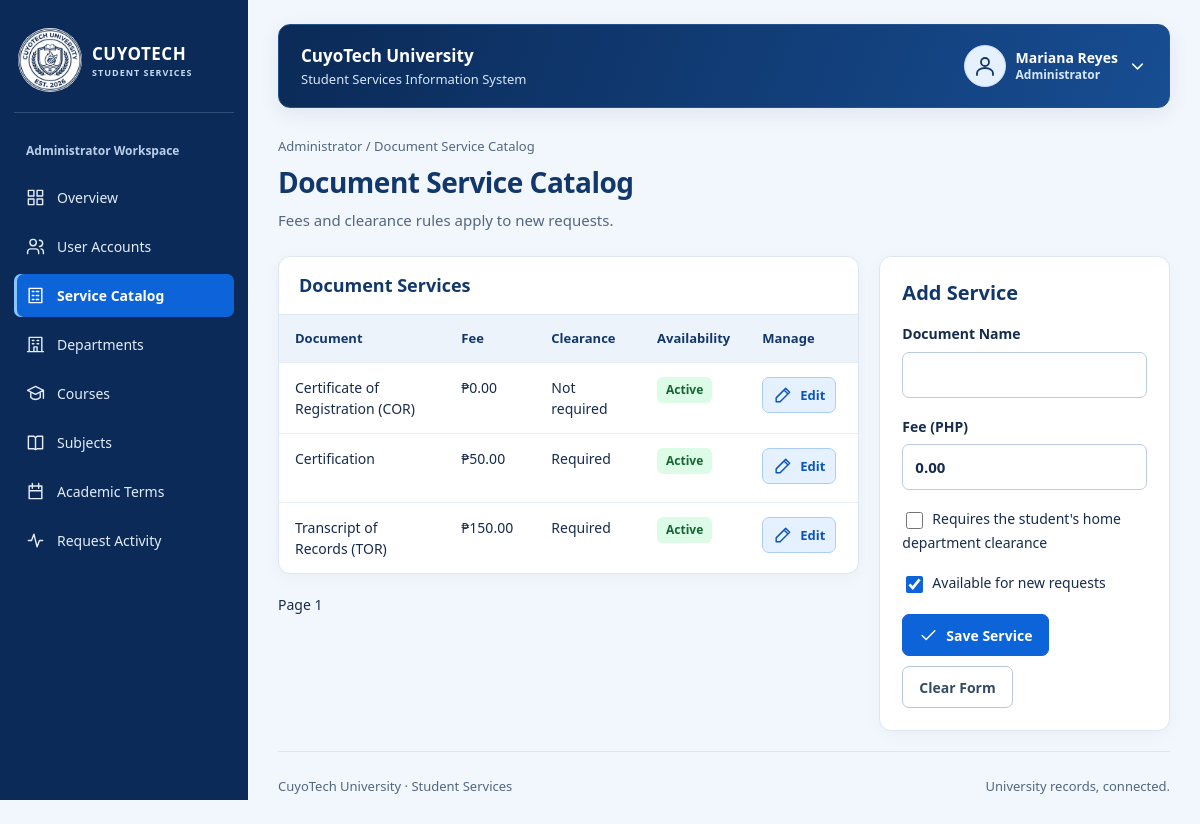
Page /admin/service-catalog.php (signed in) on the committed database.
### tables this page shows
CREATE TABLE IF NOT EXISTS staff_users (
    staff_id INT AUTO_INCREMENT PRIMARY KEY,
    account_id INT NOT NULL UNIQUE,
    department_id INT NULL,
    first_name VARCHAR(200) NOT NULL,
    last_name VARCHAR(200) NOT NULL,
    staff_role VARCHAR(20) NOT NULL,
    access_scope VARCHAR(20) NOT NULL DEFAULT 'UNIVERSITY',
    FOREIGN KEY (account_id) REFERENCES accounts(account_id),
    FOREIGN KEY (department_id) REFERENCES departments(department_id)
);

CREATE TABLE IF NOT EXISTS document_types (
    document_type_id INT AUTO_INCREMENT PRIMARY KEY,
    document_name VARCHAR(120) NOT NULL UNIQUE,
    fee_amount DECIMAL(10,2) NOT NULL,
    clearance_required BOOLEAN NOT NULL,
    is_active BOOLEAN NOT NULL DEFAULT TRUE
);

### config/database.php (called while the page is built)
<?php
function config(): array
{
    return [
        'host' => '127.0.0.1',
        'port' => '3306',
        'database' => 'cuyotech_ssis_db',
        'username' => 'root',
        'password' => '',
        'base_url' => '/CuyoTech-SSIS',
        'campus_image' => '',
        'grade_values' => [],
    ];
}
function db(): PDO
{
    static $pdo;
    if (!$pdo) {
        $c = config();
        $pdo = new PDO(
            "mysql:host={$c['host']};port={$c['port']};dbname={$c['database']}",
            $c['username'],
            $c['password'],
            [
                PDO::ATTR_ERRMODE => PDO::ERRMODE_EXCEPTION,
                PDO::ATTR_DEFAULT_FETCH_MODE => PDO::FETCH_ASSOC,
                PDO::ATTR_EMULATE_PREPARES => false,
            ]
        );
        $pdo->exec("SET time_zone = '+00:00'");
    }
    return $pdo;
}

### includes/auth.php (called while the page is built, shortened)
<?php
require_once __DIR__ . '/functions.php';
function current_user(): ?array
{
    $user = one('SELECT a.account_id, a.email, a.account_role, a.is_active,
        COALESCE(s.first_name,f.first_name) AS first_name,COALESCE(s.last_name,f.last_name) AS last_name,
        s.student_id, s.department_id AS student_department_id, TRIM(CONCAT(s.first_name,CHAR(32),s.last_name)) AS student_name,
        f.staff_id, TRIM(CONCAT(f.first_name,CHAR(32),f.last_name)) AS staff_name, f.staff_role, f.access_scope, f.department_id
        FROM accounts a LEFT JOIN students s ON s.account_id=a.account_id
        LEFT JOIN staff_users f ON f.account_id=a.account_id WHERE a.account_id=?', [$_SESSION['account_id']]);
    $user['role'] = $user['account_role'] === 'STUDENT' ? 'STUDENT' : $user['staff_role'];
    $user['full_name'] = $user['student_name'] ?: $user['staff_name'];
    return $user;
}
function require_role(string ...$allowed): array
{
    $user = current_user();
    return $user;
}
function portal(array $user): string
{
    return strtolower($user['role']);
}

### admin/service-catalog.php (the view, shortened to what this page needs)
<?php
require_once __DIR__ . '/../includes/auth.php';
$user = require_role('ADMIN');
$edit = input('edit') !== '' ? one('SELECT * FROM document_types WHERE document_type_id=?', [positive_id('edit')]) : null;
$list = rows('SELECT * FROM document_types ORDER BY document_name' . page_limit());
$title = 'Document Service Catalog';
$subtitle = 'Fees and clearance rules apply to new requests.';
require __DIR__ . '/../includes/header.php';
?>
<div class="management-grid">
    <div class="management-list">
        <section class="panel flush">
            <div class="panel-title">
                <h2>Document Services</h2>
            </div>
            <div class="table-wrap">
                <table>
                    <thead>
                        <tr>
                            <th>Document</th>
                            <th>Fee</th>
                            <th>Clearance</th>
                            <th>Availability</th>
                            <th>Manage</th>
                        </tr>
                    </thead>
                    <tbody>
                        <?php foreach ($list as $row): ?>
                            <tr>
                                <td>
                                    <?= e($row['document_name']) ?>
                                </td>
                                <td>
                                    <?= e(money($row['fee_amount'])) ?>
                                </td>
                                <td>
                                    <?= $row['clearance_required'] ? 'Required' : 'Not required' ?>
                                </td>
                                <td>
                                    <?= badge($row['is_active'] ? 'ACTIVE' : 'INACTIVE') ?>
                                </td>
                                <td>
                                    <a class="button edit compact" href="<?= e(list_query(['edit' => $row['document_type_id']])) ?>"><?= icon('edit') ?> Edit</a>
                                </td>
                            </tr>
                        <?php endforeach; ?>
                    </tbody>
                </table>
            </div>
        </section>
        <?php pagination(); ?>
    </div>
    <aside class="management-editor" aria-label="Record Editor">
        <form method="post" class="panel" <?= $edit ? 'data-confirm="Save changes to this catalog record?"' : '' ?>>
            <h2>
                <?= $edit ? 'Edit Service' : 'Add Service' ?>
            </h2>
            <div class="field-grid">
                <label>Document Name<input name="document_name" required maxlength="120" value="<?= e(input('document_name', (string)($edit['document_name'] ?? ''))) ?>">
                </label>
                <label>Fee (PHP)<input type="number" name="fee_amount" min="0" max="99999999.99" step="0.01" required value="<?= e(input('fee_amount', (string)($edit['fee_amount'] ?? '0.00'))) ?>">
                </label>
            </div>
            <label class="check">
                <input type="checkbox" name="clearance_required" <?= !empty($edit['clearance_required']) ? 'checked' : '' ?>>Requires the student's home department clearance</label>
            <label class="check">
                <input type="checkbox" name="is_active" <?= !$edit || $edit['is_active'] ? 'checked' : '' ?>>Available for new requests</label>
            <div class="actions"><button type="submit"><?= icon('check') ?> <?= $edit ? 'Update Service' : 'Save Service' ?></button> <?php if ($edit): ?>
                    <a class="button secondary" href="<?= e(url('admin/service-catalog.php' . list_query())) ?>">Cancel Editing</a>
                <?php else: ?>
                    <button type="reset" class="button secondary" data-clear-form>Clear Form</button>
                <?php endif; ?>
            </div>
        </form>
    </aside>
</div>
<?php require __DIR__ . '/../includes/footer.php'; ?>

### includes/header.php (shortened to what this page needs)
<!doctype html>
<html lang="en">
<head>
    <link rel="stylesheet" href="<?= e(url('assets/css/app.css')) ?>">
</head>
<body class="portal-layout">
    <header class="topbar">
        <div class="workspace-name">CuyoTech University<small>Student Services Information System</small></div>
        <button type="button" class="menu-toggle" aria-controls="portal-nav" aria-expanded="false"><?= icon('menu') ?> Menu</button>
        <details class="profile-menu">
            <summary aria-label="Open account menu">
                <span class="avatar"><?= icon('profile') ?></span>
                <span class="profile-identity"><strong><?= e($user['full_name']) ?></strong><small><?= e(ui_label($user['role'])) ?></small></span>
                <?= icon('chevron') ?>
            </summary>
        </details>
    </header>
    <div class="shell">
        <?php require __DIR__ . '/sidebar.php'; ?>
        <main class="content" id="main" tabindex="-1">
            <div class="eyebrow">
                <?= e(ui_label($user['role'])) ?> / <?= e(ucwords($title)) ?>
            </div>
            <div class="page-heading">
                <div>
                    <h1>
                        <?= e(ucwords($title)) ?>
                    </h1>
                    <?php if (!empty($subtitle)): ?><p><?= e($subtitle) ?></p><?php endif; ?>
                </div>
            </div>

### includes/functions.php (shortened to what this page needs)
<?php
require_once __DIR__ . '/../config/database.php';
function e($value): string
{
    return htmlspecialchars((string) ($value ?? ''), ENT_QUOTES | ENT_SUBSTITUTE, 'UTF-8');
}
function url(string $path): string
{
    return config()['base_url'] . '/' . ltrim($path, '/');
}
function query(string $sql, array $params = []): PDOStatement
{
    $stmt = db()->prepare($sql);
    $stmt->execute($params);
    return $stmt;
}
function rows(string $sql, array $params = []): array
{
    return query($sql, $params)->fetchAll();
}
function one(string $sql, array $params = []): ?array
{
    return query($sql, $params)->fetch() ?: null;
}
function input(string $name, string $default = ''): string
{
    $value = $_POST[$name] ?? $_GET[$name] ?? $default;
    return is_string($value) ? trim($value) : $default;
}
function money($value): string
{
    return '₱' . number_format((float) $value, 2);
}
function badge(string $value): string
{
    return '<span class="badge ' . e(strtolower($value)) . '">' . e(ui_label($value)) . '</span>';
}
function page_limit(): string
{
    $page = max(1, min(100000, (int) input('page', '1')));
    return ' LIMIT 21 OFFSET ' . (($page - 1) * 20);
}
function pagination(): void
{
    $page = max(1, (int) input('page', '1'));
    echo '<nav class="pagination" aria-label="Pagination">';
    echo '<span>Page ' . e($page) . '</span>
</nav>';
}
function icon(string $name): string
{
    $aliases = ['accounts' => 'users', 'students' => 'student', 'departments' => 'building', 'courses' => 'graduation', 'subjects' => 'book', 'enrollments' => 'enrollment', 'terms' => 'calendar', 'grades' => 'results', 'document-requests' => 'file', 'service-catalog' => 'catalog', 'receipts' => 'receipt', 'payments' => 'payment', 'clearance' => 'shield', 'clearances' => 'shield', 'clearance-status' => 'shield', 'activity-log' => 'activity'];
    $paths = [
        'enrollment' => 'M8 4H5v17h14V4h-3 M8 2h8v5H8z M8 13l3 3 5-6',
        'student' => 'M5 21v-2a7 5 0 0 1 14 0v2 M8 8v3a4 4 0 0 0 8 0V8 M3 5l9-4 9 4-9 4z M21 5v7',
        'building' => 'M4 21V3h16v18 M2 21h20 M8 7h2 M14 7h2 M8 11h2 M14 11h2 M10 21v-6h4v6',
        'graduation' => 'M2 8l10-5 10 5-10 5z M6 11v6q6 5 12 0v-6 M22 8v10',
        'results' => 'M4 3v18h17 M8 17v-4 M13 17V9 M18 17V5',
        'receipt' => 'M5 2l3 2 4-2 4 2 3-2v20l-3-2-4 2-4-2-3 2z M8 8h8 M8 12h8 M8 16h5',
        'shield' => 'M12 2l8 3v6c0 5-4 9-8 11-4-2-8-6-8-11V5z m-4 9 3 3 5-6',
        'catalog' => 'M4 3h16v18H4z M8 7h2 M13 7h3 M8 12h2 M13 12h3 M8 17h2 M13 17h3',
        'back' => 'M20 12H4 m7-7-7 7 7 7',
        'chevron' => 'm6 9 6 6 6-6',
        'dashboard' => 'M3 3h7v7H3z M14 3h7v7h-7z M3 14h7v7H3z M14 14h7v7h-7z',
        'users' => 'M16 21v-2a4 4 0 0 0-4-4H6a4 4 0 0 0-4 4v2 M9 11a4 4 0 1 0 0-8 4 4 0 0 0 0 8 M17 4a4 4 0 0 1 0 8 M22 21v-2a4 4 0 0 0-3-4',
        'book' => 'M3 4h7l2 2 2-2h7v16h-7l-2 1-2-1H3z M12 6v15',
        'calendar' => 'M4 5h16v16H4z M8 2v6 M16 2v6 M4 11h16',
        'file' => 'M5 3h10l4 4v14H5z M14 3v5h5 M8 12h8 M8 16h6',
        'check' => 'm4 12 5 5L20 6',
        'close' => 'm6 6 12 12 M18 6 6 18',
        'payment' => 'M3 5h18v14H3z M3 9h18 M6 15h4',
        'activity' => 'M3 12h4l3-8 4 16 3-8h4',
        'profile' => 'M12 12a4 4 0 1 0 0-8 4 4 0 0 0 0 8 M4 21v-2a8 5 0 0 1 16 0v2',
        'search' => 'M10 17a7 7 0 1 0 0-14 7 7 0 0 0 0 14 m5-2 6 6',
        'add' => 'M12 4v16 M4 12h16',
        'edit' => 'm4 15 12-12 5 5L9 20H4z M14 5l5 5',
        'eye' => 'M2 12s4-7 10-7 10 7 10 7-4 7-10 7S2 12 2 12 M12 15a3 3 0 1 0 0-6 3 3 0 0 0 0 6',
        'logout' => 'M9 4H3v16h6 M9 12h12 m-5-5 5 5-5 5',
        'print' => 'M6 9V3h12v6 M6 17H3V9h18v8h-3 M6 14h12v7H6z',
        'menu' => 'M3 6h18 M3 12h18 M3 18h18',
        'delete' => 'M3 6h18 M9 6V3h6v3 M5 6l1 15h12l1-15 M10 10v7 M14 10v7',
    ];
    $name = $aliases[$name] ?? $name;
    $path = $paths[$name] ?? $paths['file'];
    return '<svg class="icon" viewBox="0 0 24 24" fill="none" stroke="currentColor" stroke-width="1.8" stroke-linecap="round" stroke-linejoin="round" aria-hidden="true" focusable="false"><path d="' . $path . '"/></svg>';
}
function ui_label(string $value): string
{
    $labels = ['ADMIN' => 'Administrator', 'DEPARTMENT' => 'Department Staff', 'UNIVERSITY' => 'University-wide'];
    return $labels[$value] ?? ucwords(strtolower(str_replace('_', ' ', $value)));
}
?>
<?php
function list_query(array $changes = []): string
{
    $params = [];
    foreach ($changes as $key => $value) {
        if ($value === null) unset($params[$key]);
        else $params[$key] = $value;
    }
    return $params ? '?' . http_build_query($params) : '';
}

### includes/sidebar.php
<?php
$menus = [
    'ADMIN' => ['dashboard' => 'Overview', 'accounts' => 'User accounts', 'service-catalog' => 'Service catalog', 'departments' => 'Departments', 'courses' => 'Courses', 'subjects' => 'Subjects', 'terms' => 'Academic terms', 'activity-log' => 'Request activity'],
    'STUDENT' => ['dashboard' => 'My overview', 'subjects' => 'Enrolled subjects', 'grades' => 'My grades', 'enrollments' => 'Enrollment history', 'document-requests' => 'Document requests', 'payments' => 'Payment history', 'receipts' => 'Receipts', 'clearance' => 'Clearance'],
    'REGISTRAR' => ['dashboard' => 'Registrar desk', 'enrollments' => 'Enrollments', 'grades' => 'Grade records', 'document-requests' => 'Document requests', 'clearance-status' => 'Clearance status'],
    'CASHIER' => ['dashboard' => 'Cashier desk', 'payments' => 'Payment verification', 'receipts' => 'Issued receipts'],
    'DEPARTMENT' => ['dashboard' => 'Department desk', 'clearances' => 'Clearance processing', 'students' => 'Department students'],
];
$page = basename($_SERVER['SCRIPT_NAME'], '.php');
$parentPages = [
    'account-create' => 'accounts',
    'account-edit' => 'accounts',
    'account-toggle' => 'accounts',
    'request-create' => 'document-requests',
    'request-details' => 'document-requests',
    'enrollment-details' => 'enrollments',
    'grade-entry' => 'grades',
    'payment-create' => 'payments',
    'payment-details' => 'payments',
    'verify-payment' => 'payments',
    'clearance-details' => 'clearances'
];
$activePage = $parentPages[$page] ?? $page;
?>
<nav class="sidebar" id="portal-nav" aria-label="Portal navigation">
    <a class="brand" href="<?= e(url(portal($user) . '/dashboard.php')) ?>">
        <span class="brand-emblem"><img class="university-logo" src="<?= e(url('assets/images/CuyoTech-Logo.png')) ?>" alt="" width="80" height="80"></span>
        <div>CUYOTECH<small>STUDENT SERVICES</small>
        </div>
    </a>
    <div class="label"><?= e(ui_label($user['role'])) ?> Workspace</div>
    <?php foreach ($menus[$user['role']] as $file => $label): ?>
        <a <?= $activePage === $file ? 'aria-current="page"' : '' ?> class="<?= $activePage === $file ? 'active' : '' ?>" href="<?= e(url(portal($user) . '/' . $file . '.php')) ?>">
            <?= icon($file) ?>
            <?= e(ucwords($label)) ?>
        </a>
    <?php endforeach; ?>
</nav>

### rows in the picture
staff_users: staff_role "Administrator", staff_role "Overview", staff_role "User Accounts", staff_role "Service Catalog", staff_role "Departments", staff_role "Courses", staff_role "Subjects", staff_role "Academic Terms", staff_role "Request Activity"
document_types: document_name "Certificate of Registration (COR)", fee_amount "₱0.00", clearance_required "Not required"
document_types: document_name "Certification", fee_amount "₱50.00", clearance_required "Required"
document_types: document_name "Transcript of Records (TOR)", fee_amount "₱150.00", clearance_required "Required"

### other values in the picture
$user['full_name'] "Mariana Reyes"
$title "Document Service Catalog"
$subtitle "Fees and clearance rules apply to new requests."
$page "1"
